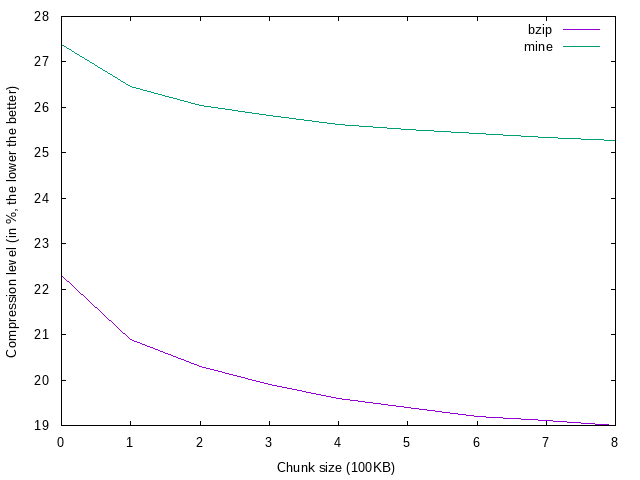

The script that saved this image:
set terminal png size 640,480 enhanced font "Helvetica,10"
set output 'plots/rfc_eff.png'
set xtics 1
set xlabel "Chunk size (100KB)"
set ylabel "Compression level (in %, the lower the better)"
plot "plots/rfc_eff.data" using 1:2 title 'bzip' with lines, \
     "plots/rfc_eff.data" using 1:3 title 'mine' with lines


